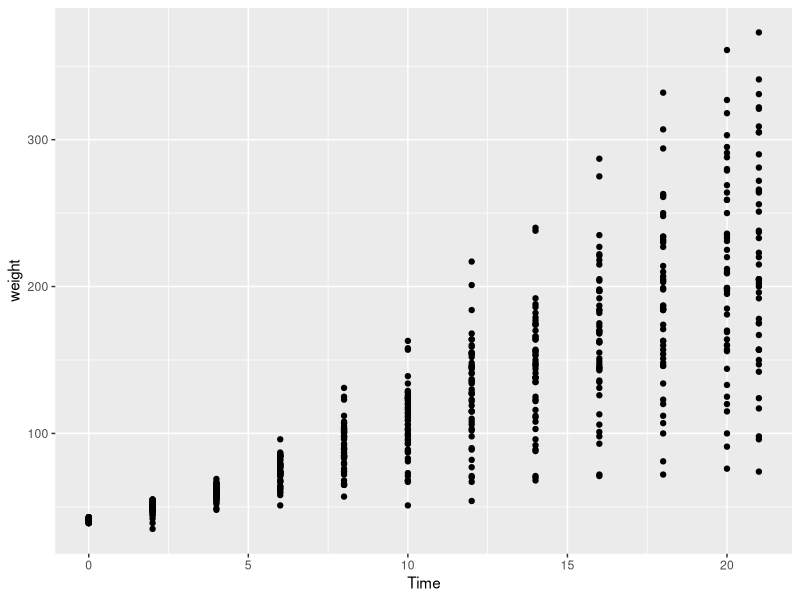
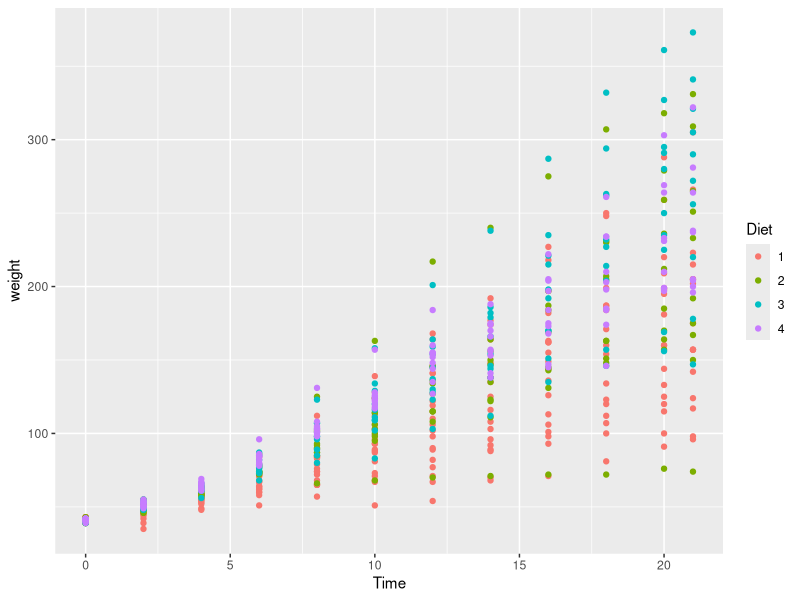
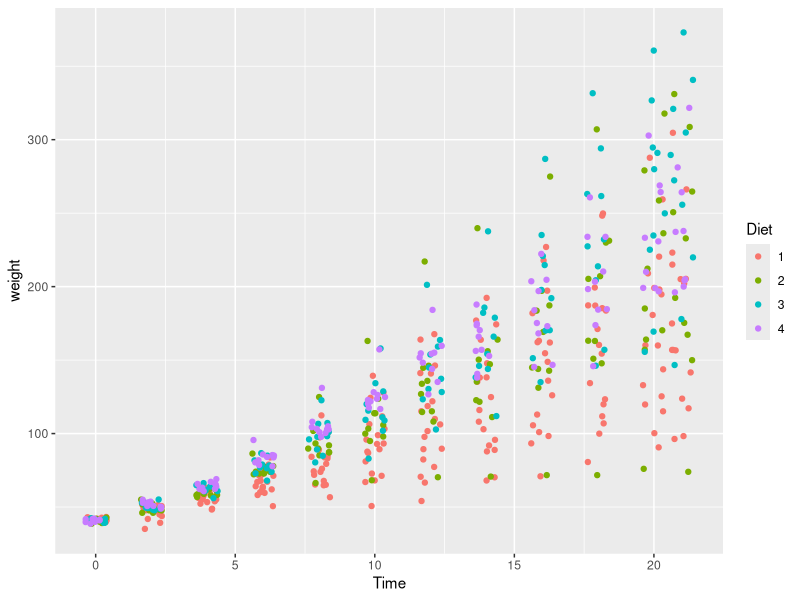
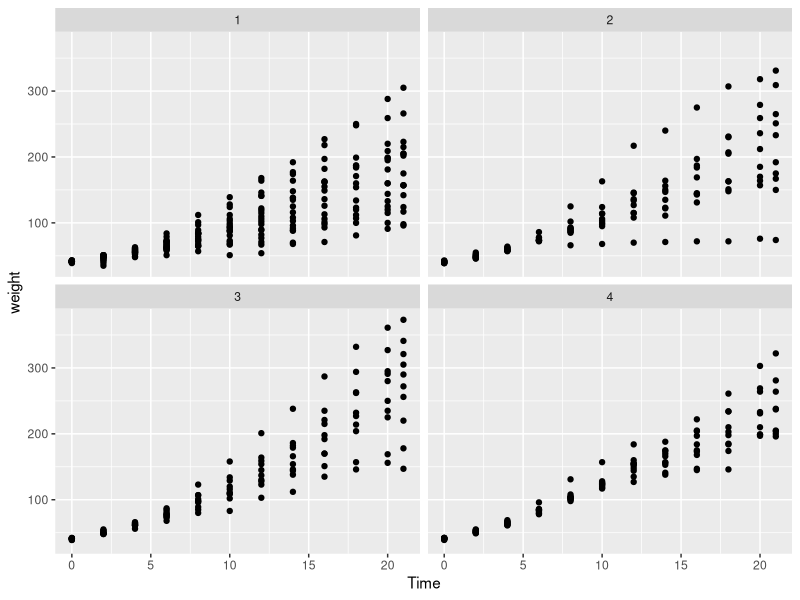
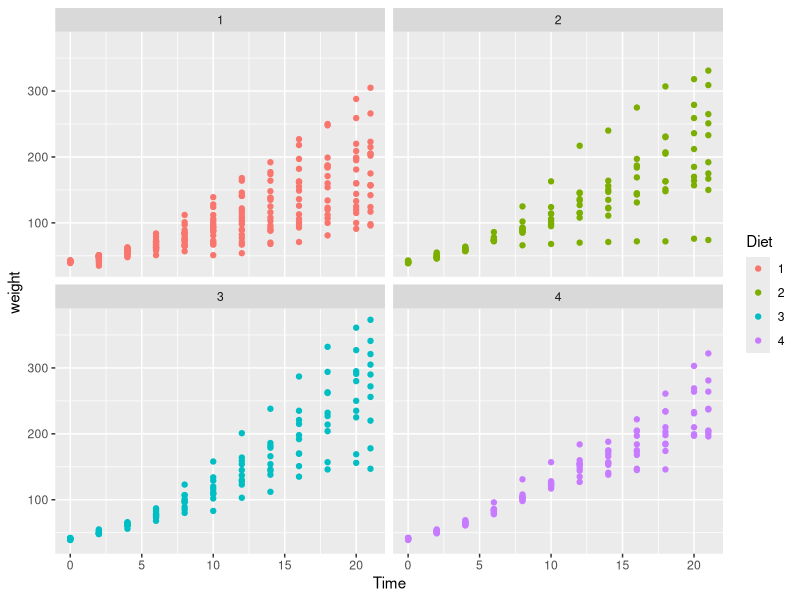
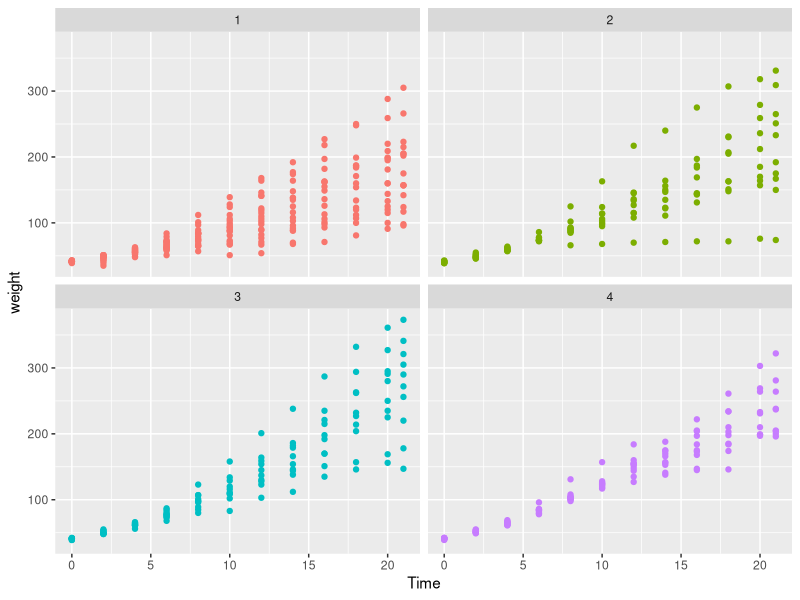
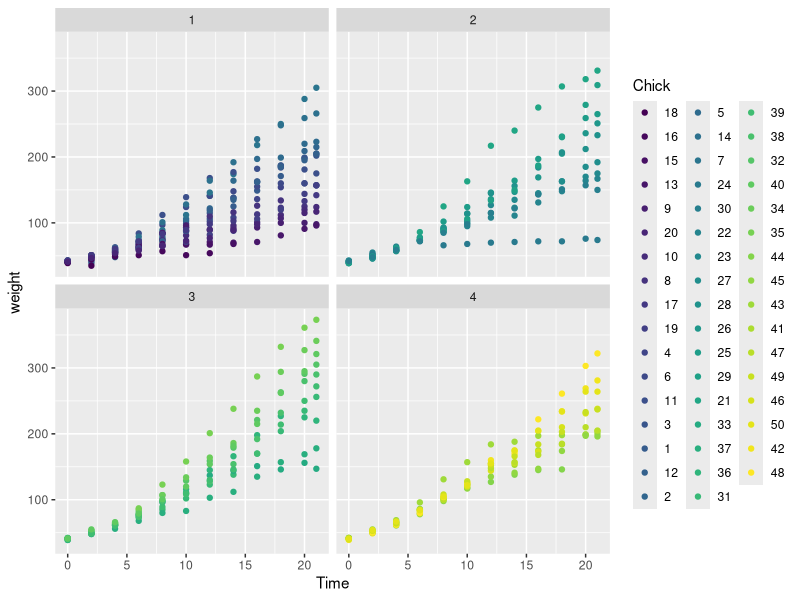
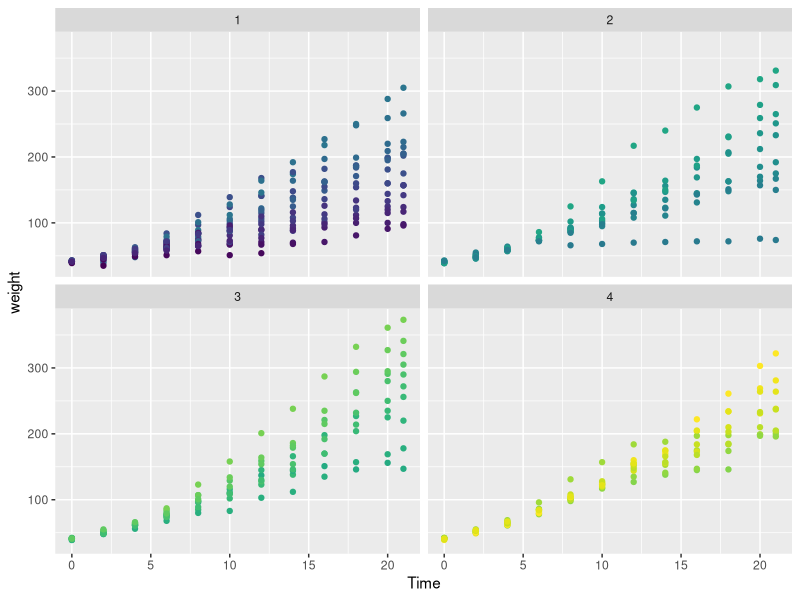

Reproduce these figures in R, in order.
## ---- chunk 1
library(svglite)
knitr::opts_chunk$set(
  echo = TRUE,
  dev = "svglite"
)
## ---- chunk 2
library(dplyr)
library(ggplot2)
## ---- chunk 3
data("ChickWeight")
glimpse(ChickWeight)
## ---- chunk 4
head(ChickWeight)
tail(ChickWeight)
head(select(ChickWeight, Chick, Diet, Time, weight))
tail(select(ChickWeight, Chick, Diet, Time, weight))
## ---- chunk 5
ggplot(ChickWeight, aes(Time, weight)) + geom_point()
## ---- chunk 6
ggplot(ChickWeight, aes(Time, weight, colour = Diet)) + geom_point()
## ---- chunk 7
ggplot(ChickWeight, aes(Time, weight, colour = Diet)) + geom_jitter()
## ---- chunk 8
ggplot(ChickWeight, aes(Time, weight)) + geom_point() + facet_wrap(~Diet)
## ---- chunk 9
ggplot(ChickWeight, aes(Time, weight, colour = Diet)) + geom_point() + facet_wrap(~Diet)
## ---- chunk 10
ggplot(ChickWeight, aes(Time, weight, colour = Diet)) + geom_point(show.legend = FALSE) + facet_wrap(~Diet)
## ---- chunk 11
ggplot(ChickWeight, aes(Time, weight, colour = Chick)) + geom_point() + facet_wrap(~Diet)
## ---- chunk 12
ggplot(ChickWeight, aes(Time, weight, colour = Chick)) + geom_point(show.legend = FALSE) + facet_wrap(~Diet)
## ---- chunk 13
ggplot(ChickWeight, aes(Time, weight)) + geom_line() + facet_wrap(~Diet)

## ---- chunk 14
ggplot(ChickWeight, aes(Time, weight, colour = Chick)) + geom_line() + facet_wrap(~Diet)
## ---- chunk 15
ggplot(ChickWeight, aes(Time, weight, group = Chick)) + geom_line() + facet_wrap(~Diet)
## ---- chunk 16
ggplot(ChickWeight, aes(Time, weight, group = Chick, colour=Chick)) + geom_line() + facet_wrap(~Diet)
## ---- chunk 17
ggplot(ChickWeight, aes(Time, weight)) + geom_line(aes(group = Chick, colour=Chick)) + facet_wrap(~Diet)
## ---- chunk 18
ggplot(ChickWeight, aes(Time, weight)) + geom_line(aes(colour = Chick)) + facet_wrap(~Diet)
## ---- chunk 19
ggplot(ChickWeight, aes(Time, weight)) + geom_line(aes(colour = Chick), show.legend = FALSE) + facet_wrap(~Diet)
## ---- chunk 20
ggplot(ChickWeight, aes(Time, weight)) + geom_line(aes(colour = Chick), show.legend = FALSE) + geom_point() + facet_wrap(~Diet)
## ---- chunk 21
ggplot(ChickWeight, aes(Time, weight)) + geom_line(aes(colour = Chick), show.legend = FALSE) + geom_point(aes(colour = Chick)) + facet_wrap(~Diet)
## ---- chunk 22
ggplot(ChickWeight, aes(Time, weight, colour = Chick)) + geom_line() + geom_point() + facet_wrap(~Diet)
## ---- chunk 23
ggplot(ChickWeight, aes(Time, weight, colour = Chick)) + geom_line(show.legend = FALSE) + geom_point(show.legend = FALSE) + facet_wrap(~Diet)
## ---- chunk 24
ggplot(ChickWeight, aes(Time, weight, colour = Chick)) + geom_line(show.legend = FALSE) + geom_point(show.legend = FALSE)
## ---- chunk 25
ggplot(ChickWeight, aes(Time, weight, colour = Diet)) + geom_line(show.legend = FALSE) + geom_point(show.legend = FALSE)
## ---- chunk 26
ggplot(ChickWeight, aes(Time, weight, colour = Diet, group=Chick)) + geom_line(show.legend = FALSE) + geom_point(show.legend = FALSE)
## ---- chunk 27
ggplot(ChickWeight, aes(Time, weight, colour = Diet, group=Chick)) + geom_line() + geom_point()
## ---- chunk 28
ggplot(ChickWeight, aes(Time, weight, colour = Diet, group=Chick)) + geom_line() + geom_point() + theme(legend.position = "bottom")
